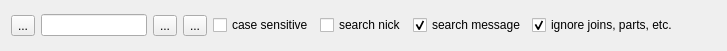
<ui version="4.0" >
 <class>ChatViewSearchBar</class>
 <widget class="QWidget" name="ChatViewSearchBar" >
  <property name="geometry" >
   <rect>
    <x>0</x>
    <y>0</y>
    <width>727</width>
    <height>51</height>
   </rect>
  </property>
  <property name="windowTitle" >
   <string>Form</string>
  </property>
  <layout class="QHBoxLayout" name="horizontalLayout" >
   <item>
    <widget class="QToolButton" name="hideButton" >
     <property name="text" >
      <string>...</string>
     </property>
     <property name="icon" >
      <iconset resource="../../icons/icons.qrc" >
       <normaloff>:/16x16/actions/oxygen/16x16/actions/application-exit.png</normaloff>:/16x16/actions/oxygen/16x16/actions/application-exit.png</iconset>
     </property>
    </widget>
   </item>
   <item>
    <widget class="ClearableLineEdit" name="searchEditLine" />
   </item>
   <item>
    <widget class="QToolButton" name="searchDownButton" >
     <property name="text" >
      <string>...</string>
     </property>
     <property name="icon" >
      <iconset resource="../../icons/icons.qrc" >
       <normaloff>:/16x16/actions/oxygen/16x16/actions/go-down.png</normaloff>:/16x16/actions/oxygen/16x16/actions/go-down.png</iconset>
     </property>
    </widget>
   </item>
   <item>
    <widget class="QToolButton" name="searchUpButton" >
     <property name="text" >
      <string>...</string>
     </property>
     <property name="icon" >
      <iconset resource="../../icons/icons.qrc" >
       <normaloff>:/16x16/actions/oxygen/16x16/actions/go-up.png</normaloff>:/16x16/actions/oxygen/16x16/actions/go-up.png</iconset>
     </property>
    </widget>
   </item>
   <item>
    <widget class="QCheckBox" name="caseSensitiveBox" >
     <property name="text" >
      <string>case sensitive</string>
     </property>
    </widget>
   </item>
   <item>
    <widget class="QCheckBox" name="searchSendersBox" >
     <property name="text" >
      <string>search nick</string>
     </property>
    </widget>
   </item>
   <item>
    <widget class="QCheckBox" name="searchMsgsBox" >
     <property name="text" >
      <string>search message</string>
     </property>
     <property name="checkable" >
      <bool>true</bool>
     </property>
     <property name="checked" >
      <bool>true</bool>
     </property>
    </widget>
   </item>
   <item>
    <widget class="QCheckBox" name="searchOnlyRegularMsgsBox" >
     <property name="text" >
      <string>ignore joins, parts, etc.</string>
     </property>
     <property name="checked" >
      <bool>true</bool>
     </property>
    </widget>
   </item>
   <item>
    <spacer name="horizontalSpacer" >
     <property name="orientation" >
      <enum>Qt::Horizontal</enum>
     </property>
     <property name="sizeHint" stdset="0" >
      <size>
       <width>40</width>
       <height>20</height>
      </size>
     </property>
    </spacer>
   </item>
  </layout>
 </widget>
 <customwidgets>
  <customwidget>
   <class>ClearableLineEdit</class>
   <extends>QLineEdit</extends>
   <header location="global" >clearablelineedit.h</header>
  </customwidget>
 </customwidgets>
 <resources>
  <include location="../../icons/icons.qrc" />
 </resources>
 <connections/>
</ui>
